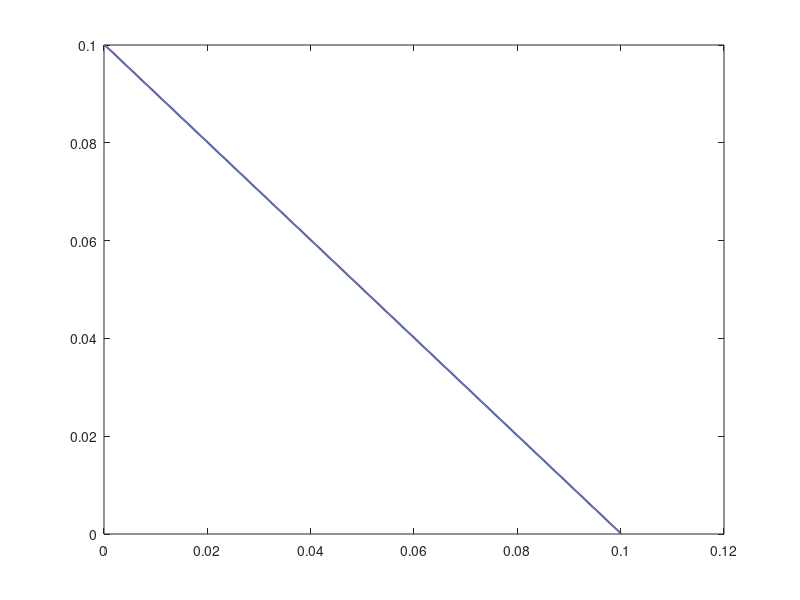

Recreate this plot in MATLAB. (Note: this script raises an error after producing the figure.)
% Lid-driven cavity with a cut corner.
% A Lattice Boltzmann D2Q9 solver.
% This features a non-lattice-aligned wall! 
% Cell centers (nodes) are placed on the boundaries. 
% Author: Robert Lee
% Email: rlee32@gatech.edu

clear;close all;clc;
addpath overlap
addpath freewall
addpath basic

% Algorithm steps:
% Initialize meso (f)
% Apply meso BCs
% Determine macro variables and apply macro BCs
% Loop:
%   Collide
%   Apply meso BCs
%   Stream
%   Apply meso BCs?
%   Determine macro variables and apply macro BCs

% Physical parameters.
L_p = 0.6;%1.1; % Cavity dimension. 
U_p = 6;%1.1; % Cavity lid velocity.
nu_p = 1.2e-3;%1.586e-5; % Physical kinematic viscosity.
rho0 = 1;
cut_start_y = 0.1; % non-dimensional y-position on the west boundary.
cut_end_x = 0.1; % non-dimensional x-position on the south boundary.
% Discrete/numerical parameters.
nodes = 100;
dt = .002;
timesteps = 10000;

% Derived nondimensional parameters.
Re = L_p * U_p / nu_p;
disp(['Reynolds number: ' num2str(Re)]);
% Derived physical parameters.
t_p = L_p / U_p;
disp(['Physical time scale: ' num2str(t_p) ' s']);
% Derived discrete parameters.
dh = 1/(nodes-1);
nu_lb = dt / dh^2 / Re;
disp(['Lattice viscosity: ' num2str(nu_lb)]);
tau = 3*nu_lb + 0.5;
disp(['Relaxation time: ' num2str(tau)]);
omega = 1 / tau;
disp(['Relaxation parameter: ' num2str(omega)]);
u_lb = dt / dh;
disp(['Lattice speed: ' num2str(u_lb)]);

% Determine which lattice vectors are relevant to the cut.
parallel = [-cut_end_x, cut_start_y];
cut_length = norm(parallel);
unit_parallel = parallel / cut_length;
unit_normal = [-parallel(1), parallel(2)] / cut_length;
pgram_height = cut_length * dt;
disp(['Ratio of pgram height to dh: ' num2str(pgram_height/dh)]);
c = zeros(9,2);
c(1,:) = [0, 0];
c(2,:) = [1, 0];
c(3,:) = [0, 1];
c(4,:) = [-1, 0];
c(5,:) = [0, -1];
c(6,:) = [1, 1];
c(7,:) = [-1, 1];
c(8,:) = [-1, -1];
c(9,:) = [1, -1];
valid = zeros(9,1);
for k = 1:9
    valid(k) = dot(unit_normal,c(k,:)) < 0;
end
ci = find(valid==1); % the components relevant to wall.
c_wall = c( valid == 1 , : );
c_lengths = sqrt(sum(c_wall.^2,2));
u_wall = diag(1./c_lengths)*c_wall;
% Let's determine the pgrams.
p0 = [cut_end_x, 0];
v1 = parallel;
v2 = -u_wall * pgram_height; % a v2 for every eligible lattice link.
    
plot([p0(1), p0(1)+v1(1)], [p0(2), p0(2)+v1(2)]);  
hold on;      
plot([p0(1)+v1(1),  p0(1)+v1(1)+v2(1)], [p0(2)+v1(2), p0(2)+v1(2)+v2(2)]);
plot([p0(1), p0(1)+v2(1)], [p0(2), p0(2)+v2(2)]);
plot([p0(1)+v2(1), p0(1)+v2(1)+v1(1)], [p0(2)+v2(2), p0(2)+v2(2)+v1(2)]);

[pgram_links, ~] = size(v2);
areas = zeros(nodes,nodes,pgram_links);
cmin = linspace(0,1,nodes) - dh/2;
j_f = ceil((cut_start_y + pgram_height)/dh + 1);
non_zero_areas = 0;
for j =  1:j_f
    x_line = cut_end_x - (j-1)*(cut_start_y/cut_end_x*dh);
%     disp(num2str(x_line));
    margin = 2;
    i_0 = floor((x_line - pgram_height)/dh - margin);
    i_0 = max([1,i_0]);
    i_f = ceil((x_line + pgram_height)/dh + margin);
    i_f = min([nodes,i_f]);
    for i =  i_0:i_f
        for k = 1:pgram_links
%             disp(['i,j ' num2str(i) ', ' num2str(j)])
            cmin_ = [cmin(i), cmin(j)]';
            areas(j,i,k) = overlap_pgram_cell(p0', v1', v2(k,:)', ...
                cmin_, dh);
            if areas(j,i,k)
                plot([cmin_(1), cmin_(1)+dh],[cmin_(2), cmin_(2)]);
                plot([cmin_(1)+dh, cmin_(1)],[cmin_(2)+dh, cmin_(2)+dh]);
                plot([cmin_(1)+dh, cmin_(1)+dh],[cmin_(2)+dh, cmin_(2)]);
                plot([cmin_(1), cmin_(1)],[cmin_(2), cmin_(2)+dh]);
                areas(j,i,k) = overlap_pgram_cell(p0', v1', v2(k,:)', ...
                    cmin_, dh);
                non_zero_areas = non_zero_areas + 1;
            end
        end
    end
end
% Normalize the areas to the overall area in the pgram.
for k = 1:pgram_links
    areas(:,:,k) = areas(:,:,k) / sum(sum(areas(:,:,k)));
end

% % VISUALIZATION
% % Modified from Jonas Latt's cavity code on the Palabos website.
% uu = areas(:,:,3) / max(max(areas(:,:,3)));
% imagesc(uu);
% colorbar
% axis equal off; drawnow

% Initialize.
f = ones(nodes,nodes,9);
% Apply meso BCs.
f = freewall(f,areas,ci);
f = moving_wall_bc(f,'north',u_lb);
f = wall_bc(f,'south');
f = wall_bc(f,'east');
f = wall_bc(f,'west');
% Determine macro variables and apply macro BCs
[u,v,rho] = reconstruct_macro_all(f);
u(end,2:end-1) = u_lb;
v(end,2:end-1) = 0;
u(1,:) = 0;
v(1,:) = 0;
u(:,1) = 0;
v(:,1) = 0;
u(:,end) = 0;
v(:,end) = 0;

% Main loop.
disp(['Running ' num2str(timesteps) ' timesteps...']);
for iter = 1:timesteps
    if (mod(iter,timesteps/10)==0)
        disp(['Ran ' num2str(iter) ' iterations']);
    end
    
    % Collision.
    f = collide(f, u, v, rho, omega);
    
    % Apply meso BCs.
    f = moving_wall_bc(f,'north',u_lb);
    f = wall_bc(f,'south');
    f = wall_bc(f,'east');
    f = wall_bc(f,'west');

    % Streaming.
    f = stream(f);
    
    % Apply meso BCs.
    f = moving_wall_bc(f,'north',u_lb);
    f = wall_bc(f,'south');
    f = wall_bc(f,'east');
    f = wall_bc(f,'west');
    
    % Determine macro variables and apply macro BCs
    [u,v,rho] = reconstruct_macro_all(f);
    u(end,2:end-1) = u_lb;
    v(end,2:end-1) = 0;
    u(1,:) = 0;
    v(1,:) = 0;
    u(:,1) = 0;
    v(:,1) = 0;
    u(:,end) = 0;
    v(:,end) = 0;
    
    % VISUALIZATION
    % Modified from Jonas Latt's cavity code on the Palabos website.
    if (mod(iter,10)==0)
        uu = sqrt(u.^2+v.^2) / u_lb;
        imagesc((uu));
        colorbar
        axis equal off; drawnow
    end
end
disp('Done!');



